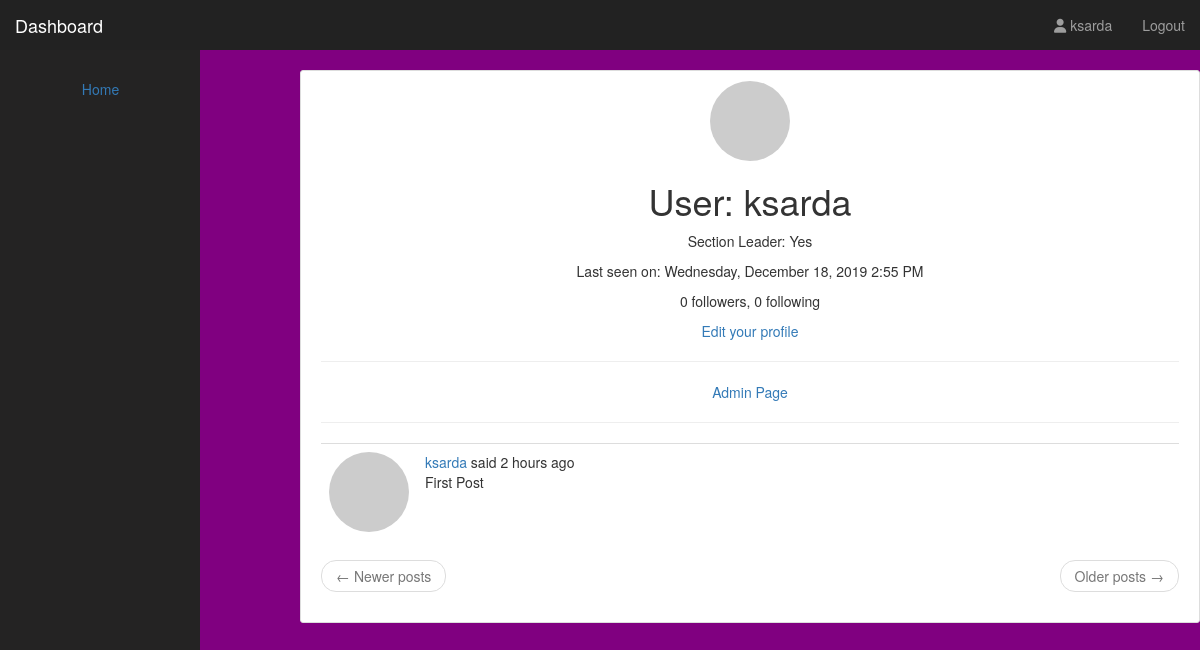
Before: /user/ksarda (signed in) with the older database file.
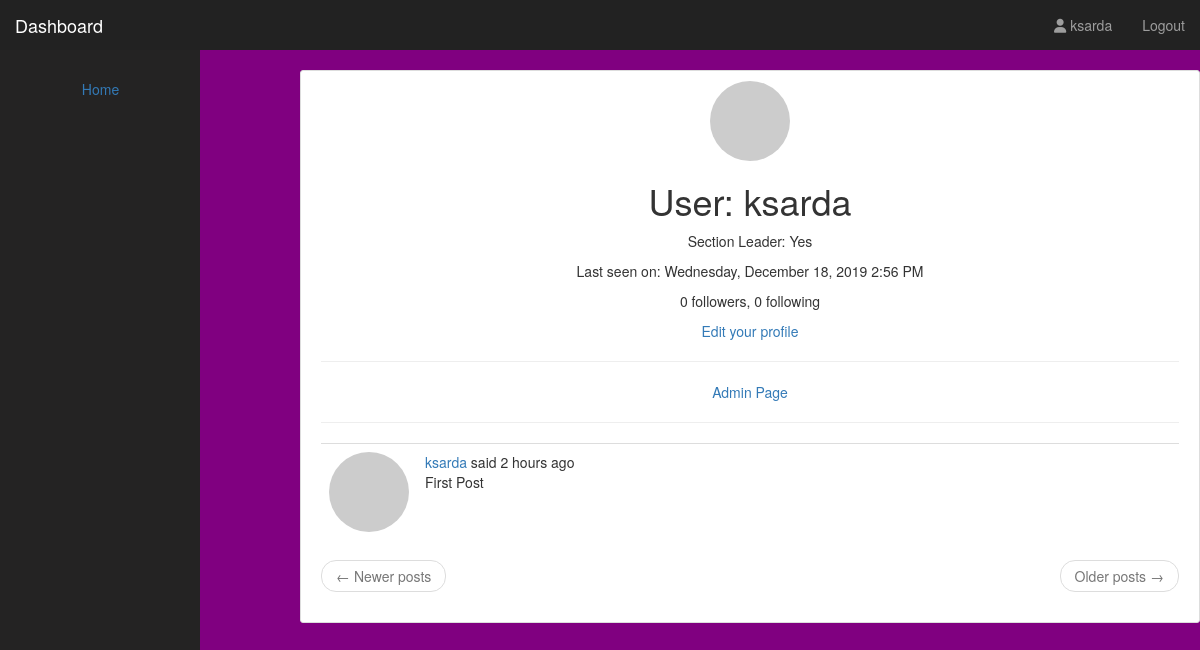
After: the same page with the newer database file.
### app/models.py (models this page shows, shortened)
class PaginatedAPIMixin(object):
    @staticmethod
    def to_collection_dict(query, page, per_page, endpoint, **kwargs):
        resources = query.paginate(page, per_page, False)
        data = {
            'items': [item.to_dict() for item in resources.items],
            '_meta': {
                'page': page,
                'per_page': per_page,
                'total_pages': resources.pages,
                'total_items': resources.total
            },
            '_links': {
                'self': url_for(endpoint, page=page, per_page=per_page,
                                **kwargs),
                'next': url_for(endpoint, page=page + 1, per_page=per_page,
                                **kwargs) if resources.has_next else None,
                'prev': url_for(endpoint, page=page - 1, per_page=per_page,
                                **kwargs) if resources.has_prev else None
            }
        }
        return data

class User(PaginatedAPIMixin, UserMixin, db.Model):
    id = db.Column(db.Integer, primary_key=True)
    username = db.Column(db.String(64), index=True, unique=True)
    email = db.Column(db.String(120), index=True, unique=True)
    password_hash = db.Column(db.String(128))
    posts = db.relationship('Post', backref='author', lazy='dynamic')
    about_me = db.Column(db.String(140))
    childs_section = db.Column(db.String(20), default='N/A')
    leader = db.Column(db.String(6), default='No')
    last_seen = db.Column(db.DateTime, default=datetime.utcnow)
    is_admin = db.Column(db.Boolean, default=False, nullable=False)
    followed = db.relationship(
        'User', secondary=followers,
        primaryjoin=(followers.c.follower_id == id),
        secondaryjoin=(followers.c.followed_id == id),
        backref=db.backref('followers', lazy='dynamic'), lazy='dynamic')
    messages_sent = db.relationship('Message',
                                    foreign_keys='Message.sender_id',
                                    backref='author', lazy='dynamic')
    messages_received = db.relationship('Message',
                                        foreign_keys='Message.recipient_id',
                                        backref='recipient', lazy='dynamic')
    last_message_read_time = db.Column(db.DateTime)
    notifications = db.relationship('Notification', backref='user',
                                    lazy='dynamic')
    token = db.Column(db.String(32), index=True, unique=True)
    token_expiration = db.Column(db.DateTime)
    def avatar(self, size):
        digest = md5(self.email.lower().encode('utf-8')).hexdigest()
        return 'https://www.gravatar.com/avatar/{}?d=identicon&s={}'.format(
            digest, size)

class Post(db.Model):
    id = db.Column(db.Integer, primary_key=True)
    body = db.Column(db.String(10000))
    timestamp = db.Column(db.DateTime, index=True, default=datetime.utcnow)
    user_id = db.Column(db.Integer, db.ForeignKey('user.id'))
    language = db.Column(db.String(10))

### app/main/routes.py (the view)
@bp.route('/user/<username>')
@login_required
def user(username):
    user = User.query.filter_by(username=username).first_or_404()
    page = request.args.get('page', 1, type=int)
    posts = user.posts.order_by(Post.timestamp.desc()).paginate(
        page, app.config['POSTS_PER_PAGE'], False)
    next_url = url_for('main.user', username=user.username,
                       leader=user.leader, section=user.childs_section, page=posts.next_num) if posts.has_next else None
    prev_url = url_for('main.user', username=user.username,
                       leader=user.leader, section=user.childs_section, page=posts.prev_num) if posts.has_prev else None
    return render_template('account.html', title=_('Account'), user=user, posts=posts.items,
                           next_url=next_url, prev_url=prev_url)

### app/main/routes.py (called while the page is built)
@bp.before_app_request
def before_request():
    if current_user.is_authenticated:
        current_user.last_seen = datetime.utcnow()
        db.session.commit()
    g.locale = str(get_locale())

### app/models.py (called while the page is built)
@login.user_loader
def load_user(id):
    return User.query.get(int(id))

### app/templates/account.html (shortened to what this page needs)
{% import 'bootstrap/wtf.html' as wtf %}
{% include 'header.html' %}
{% block content %}
<body>
    {% include 'nav.html' %}
    <center>
      {% include 'sidebar.html' %}
      <div class="content-section">
        <div class="media">
          <div class="media-body">
            <img class="rounded mx-auto d-block" src="{{ user.avatar(128) }}" style="border-radius: 50%;">
            <h1>{{ _('User') }}: {{ user.username }}</h1>
            {% if user.leader == current_user.leader %}
            <p>Section Leader: Yes</p>
            {% endif %}
            {% if user.last_seen %}
            <p>{{ _('Last seen on') }}: {{ moment(user.last_seen).format('LLLL') }}</p>
            {% endif %}
            <p>{{ _('%(count)d followers', count=user.followers.count()) }}, {{ _('%(count)d following', count=user.followed.count()) }}</p>
            {% if user == current_user %}
            <p><a href="{{ url_for('main.edit_profile') }}">{{ _('Edit your profile') }}</a></p>
            {% elif not current_user.is_following(user) %}
            <p><a href="{{ url_for('main.follow', username=user.username) }}">{{ _('Follow') }}</a></p>
            {% else %}
            <p><a href="{{ url_for('main.unfollow', username=user.username) }}">{{ _('Unfollow') }}</a></p>
            {% endif %}
            {% if current_user.is_admin %}
            <hr>
            <p><a href="/admin">Admin Page</a></p>
            {% endif %}
            <hr>
            {% for post in posts %}
                {% include '_post.html' %}
            {% endfor %}
            <nav aria-label="...">
                <ul class="pager">
                    <li class="previous{% if not prev_url %} disabled{% endif %}">
                        <a href="{{ prev_url or '#' }}">
                            <span aria-hidden="true">&larr;</span> {{ _('Newer posts') }}
                        </a>
                    </li>
                    <li class="next{% if not next_url %} disabled{% endif %}">
                        <a href="{{ next_url or '#' }}">
                            {{ _('Older posts') }} <span aria-hidden="true">&rarr;</span>
                        </a>
                    </li>
                </ul>
            </nav>
          </div>
        </div>
      </div>
    </center>
{% include 'footer.html' %}
</body>
{% endblock %}

### app/templates/header.html (shortened to what this page needs)
<!DOCTYPE html>
<html lang="en">
  <head>
    <link rel="stylesheet" href="https://maxcdn.bootstrapcdn.com/bootstrap/3.3.7/css/bootstrap.min.css">
    <link href="{{ url_for('static', filename = 'css/main.css') }}" rel="stylesheet">
    <link href="{{ url_for('static', filename = 'css/custom.css') }}" rel="stylesheet">
    <link href="{{ url_for('static', filename = 'css/login.css') }}" rel="stylesheet">
  </head>

### app/templates/nav.html (shortened to what this page needs)
<nav class="navbar navbar-inverse navbar-fixed-top">
  <div class="container-fluid">
    <div class="navbar-header">
      <a class="navbar-brand" href="{{ url_for('main.index') }}">Dashboard</a>
    </div>
    <div id="navbar" class="navbar-collapse collapse">
      {% if current_user.is_anonymous %}
      {% else %}
      <ul class="nav navbar-nav navbar-right">
        <li><a href="{{ url_for('main.user', username=current_user.username) }}">
                                    <span class="fas fa-user"></span> {{ current_user.username }}</a></li>
        <li><a href="{{ url_for('auth.logout') }}">Logout</a></li>
     </ul>
      {% endif %}
    </div>
  </div>
</nav>

### app/templates/links.html
<li {%- if request.path == "/home" %} class="active"{% endif %}><a href="{{ url_for('main.index') }}">Home </a></li>

### app/templates/sidebar.html
<div class="col-m-3 col-md-2 sidebar">
  <ul class="nav nav-sidebar">
    {% include 'links.html' %}
  </ul>
</div>

### app/templates/_post.html (shortened to what this page needs)
<table class="table table-hover">
    <tr>
        <td width="70px">
            <a href="{{ url_for('main.user', username=post.author.username) }}">
                <img src="{{ post.author.avatar(80) }}" style="border-radius: 50%;"/>
            </a>
        </td>
        <td>
            {{ _('%(username)s said %(when)s',
                username=user_link, when=moment(post.timestamp).fromNow()) }}
            <br>
            <span id="post{{ post.id }}">{{ post.body }}</span>
        </td>
    </tr>
</table>

### app/templates/footer.html (shortened to what this page needs)
    <link href="https://maxcdn.bootstrapcdn.com/font-awesome/4.7.0/css/font-awesome.min.css" rel="stylesheet">
  </body>
{% block scripts %}
</html>
{% endblock %}

### app/static/css/main.css (style rules this page uses)
body { padding-top: 50px; background: purple; }
.content-section { background: white; padding: 10px 20px; border: 1px solid #dddddd; border-radius: 3px; margin-left: 300px; margin-top: 20px; margin-bottom: 20px; max-width: 1000px; }
.navbar-fixed-top { border: 0; }
.sidebar { display: none; }
@media (min-width: 768px) { .sidebar { position: fixed; top: 49px; bottom: 0; left: 0; z-index: 1000; display: block; padding: 20px; overflow-x: hidden; overflow-y: auto; background-color: #242323; } }
.nav-sidebar { margin-right: -21px; margin-bottom: 20px; margin-left: -20px; }
.nav-sidebar > li > a { padding-right: 20px; padding-left: 20px; }

Changed rows visible on the page:
changed User "ksarda": last_seen "Wednesday, December 18, 2019 2:55 PM" → "Wednesday, December 18, 2019 2:56 PM"
